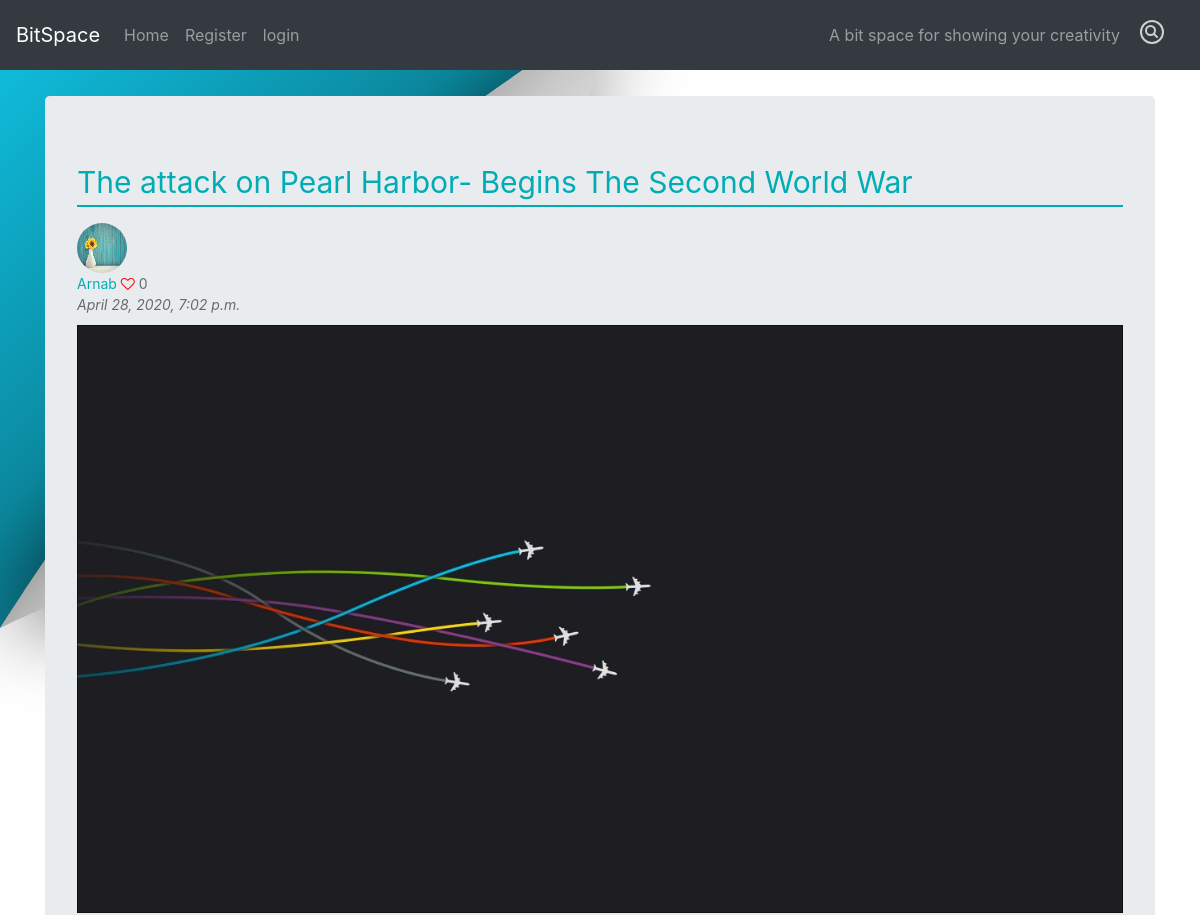
/detail/19/ (upper part), run on an earlier commit of the app's database.
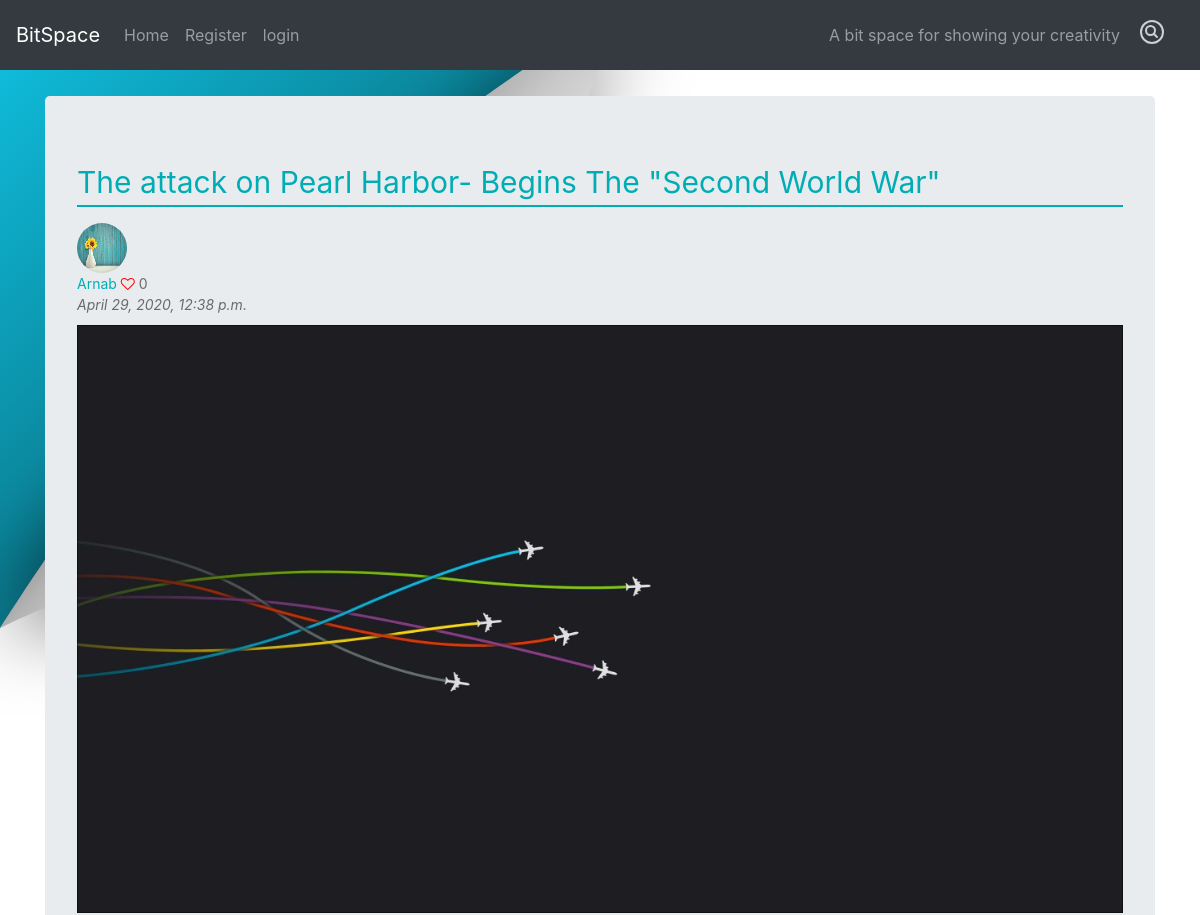
And on a later commit of the database.
### blogs/models.py (models this page shows, shortened)
class Article(models.Model):
    user = models.ForeignKey(User, on_delete=models.CASCADE)
    title = models.CharField(max_length=500)
    details = RichTextUploadingField()
    title_image = models.ImageField(default='default_title.jpg', upload_to='Article_heading_pics')
    publish_date = models.DateTimeField(auto_now=True)
    likes = models.ManyToManyField(User,related_name="likes", blank=True)
    def total_likes(self):
        return self.likes.count()
    class Meta:
       ordering = ['-publish_date']

class Profile(models.Model):
    user = models.OneToOneField(User, on_delete=models.CASCADE)
    about = models.CharField(max_length=500)
    pro_pic = models.ImageField(default='default.jpg',upload_to='profile_pics')

### blogs/views.py (the view)
# urls.py: path('detail/<int:pk>/', views.ArticleDetailView.as_view(), name='detail'),
class ArticleDetailView(DetailView):
    context_object_name = 'article_detail'
    model = models.Article
    template_name = 'blogs/detail.html'
    def get_context_data(self, **kwargs):
        context = super(ArticleDetailView, self).get_context_data(**kwargs)
        like_unlike =  get_object_or_404(Article, id=self.kwargs['pk'])
        total_likes =  like_unlike.total_likes()
        is_like = False
        if like_unlike.likes.filter(id=self.request.user.id).exists():
            is_like = True
        context['is_like'] = is_like
        context['total_likes'] = total_likes
        return context

### blogs/templates/blogs/detail.html (shortened to what this page needs)
{% extends 'blogs/base.html' %}
{% block content %}
<div class="container pt-5 mt-5" >
    <div class="jumbotron  d-flex justify-content-center">
        <div class="menu-detail">
            <p class="heading"> {{article_detail.title}} </p>
            <div class="details_date">
                <img class="navpic" src="{{article_detail.user.profile.pro_pic.url}}" width="50" height="50"   alt=""><br>
                <a  href="{% url 'blogs:user_profile' article_detail.user.id %}">{{article_detail.user}}</a>
                    {%if total_likes%}
                 <a href="{% url 'blogs:like_list' article_detail.pk %}"> <i class="fa fa-heart like" aria-hidden="true"></i> {{total_likes}}</a>
                    {%else%}
                     <i class="fa fa-heart-o like" aria-hidden="true"></i> {{total_likes}}
                    {%endif%}
                <br><i>  {{article_detail.publish_date}}  </i>
             </div>
            <div class="post">
                 <img class="img-fluid" src="{{article_detail.title_image.url}}"  alt="title_image">{{article_detail.details|safe|linebreaks}}
            </div>
        </div>
    </div>
</div>
{% endblock %}

What changed in the data, as far as the page shows it:
changed Article "Arnab": title "The attack on Pearl Harbor- Begins The Second World War" → "The attack on Pearl Harbor- Begins The \"Second World War\""; publish_date "April 28, 2020, 7:02 p.m." → "April 29, 2020, 12:38 p.m."
